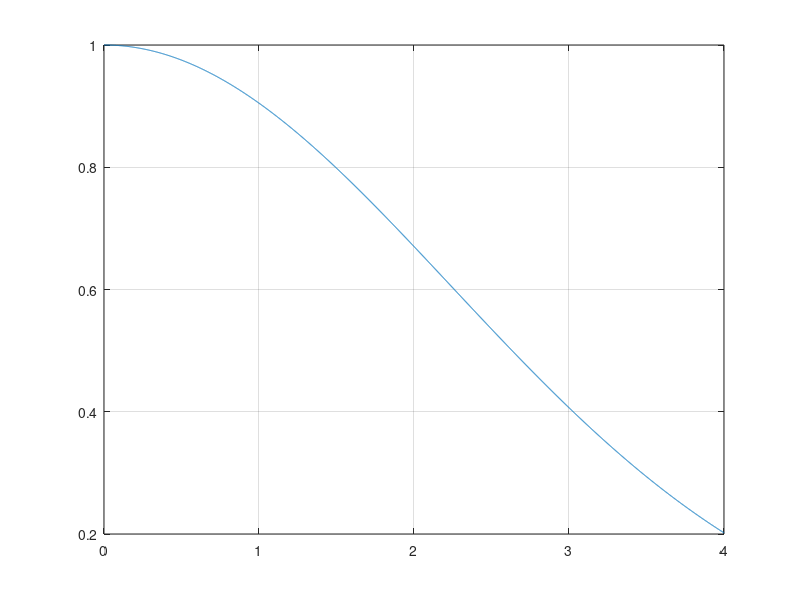

This chart was generated by the following MATLAB code: (Note: this script raises an error after producing the figure.)
x=0:0.001:4;
y=exp(-0.1.*x.*x);
figure; plot(x,y); grid on
%%
L2Norm=zeros(1, 256035);
for k=1:256035
    tempk=FeatureData(:,k);
    
    while 1
        n=randi(256035, 1);
    
        if (n ~= k)    
            tempn=FeatureData(:,n);        
            temp=tempk-tempn;
        
            L2Norm(k)=sum(temp.*temp);
            
            break;
        end
    end
end
%%